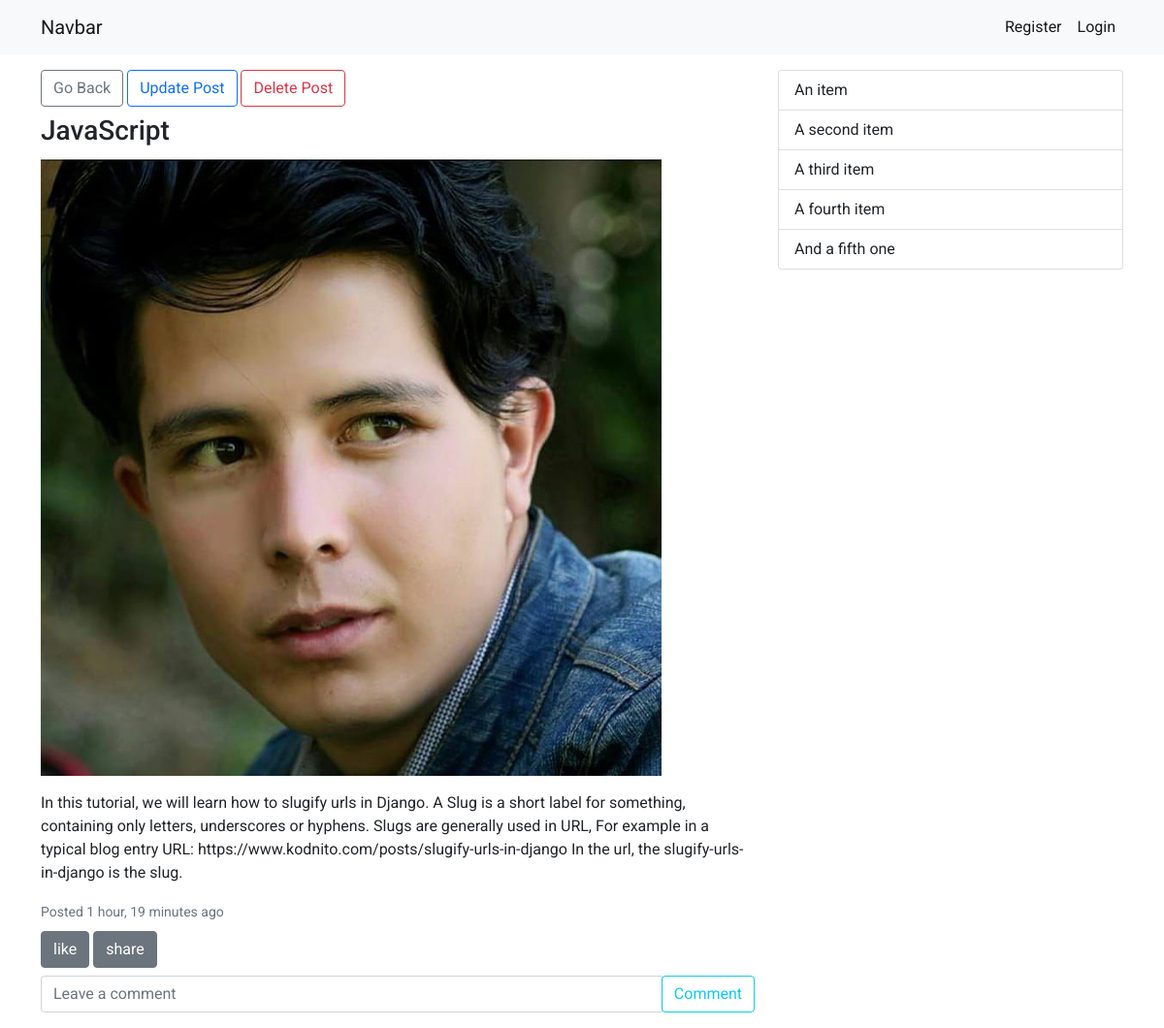
Page /blog/3tja1qudny-javascript/ on the committed database.
### blog/models.py (models this page shows, shortened)
class Blog(models.Model):
    STATUS_CHOICES = (
        ('draft', 'Draft'),
        ('published', 'Published'),
    )
    title = models.CharField(max_length=250)
    slug = models.SlugField(max_length=250,
                            unique_for_date='publish')
    author = models.ForeignKey(User,
                               related_name='blog_posts',  on_delete=models.CASCADE)
    body = models.TextField()
    publish = models.DateTimeField(default=timezone.now)
    created = models.DateTimeField(auto_now_add=True)
    updated = models.DateTimeField(auto_now=True)
    image = models.ImageField(upload_to='blog/images/', null=True, blank=True)
    status = models.CharField(max_length=10,
                              choices=STATUS_CHOICES,
                              default='draft')
    class Meta:
        ordering = ('-publish',)

### blog/views.py (the view)
# urls.py: path("blog/<slug:slug>/", views.PostDetailView.as_view(), name="post-detail"),
class PostDetailView(generic.DetailView):
    model = Blog
    template_name = "blog/post_detail.html"

### blog/templates/blog/post_detail.html (shortened to what this page needs)
{% extends 'base.html' %}
{% block content %}
    <div>
        <a href="/" class="btn btn-outline-secondary mb-2">Go Back</a>
        <a href="{% url 'post-update' object.slug %}" class="btn btn-outline-primary mb-2">Update Post</a>
        <a href="{% url 'post-delete' object.slug %}" class="btn btn-outline-danger mb-2">Delete Post</a>
        <h3>
            {{ object.title }}
        </h3>
        {% if object.image %}
        <img src="{{ object.image.url }}" alt="image" class="img-fluid">
        {% endif %}
        <p class="my-3">{{ object.body }}</p>
        <small class="text-muted">
            Posted {{ object.created|timesince }} ago
        </small>
        <div class="row mt-2">
            <div class="col-4">
                <button class="btn btn-secondary">like</button>
                <button class="btn btn-secondary">share</button>
            </div>
        </div>
        <form action="" method="POST">
            <div class="input-group mb-3">
                <input type="text" class="form-control mt-2" placeholder="Leave a comment" aria-label="Recipient's username"
                    aria-describedby="basic-addon2">
                <div class="input-group-append mt-2">
                    <button class="btn btn-outline-info" type="button">Comment</button>
                </div>
            </div>
        </form>
    </div>
{% endblock content %}

### templates/base.html (shortened to what this page needs)
{% load static %}
<!DOCTYPE html>
<html lang="en">
<head>
    <link href="https://cdn.jsdelivr.net/npm/bootstrap@5.1.1/dist/css/bootstrap.min.css" rel="stylesheet"
>
    <link rel="stylesheet" href="{% static 'css/main.css' %}">
</head>
<body>
    <nav class="navbar navbar-expand-sm navbar-light bg-light">
        <div class="container">
            <a class="navbar-brand" href="#">Navbar</a>
            <div class="collapse navbar-collapse" id="navbarSupportedContent">
                <ul class="navbar-nav ml-auto mb-2 mb-lg-0">
                    {% if user.is_authenticated %}
                        <li class="nav-item">
                            <a class="nav-link active" aria-current="page" href="#">Profile</a>
                        </li>
                        <li class="nav-item">
                            <a class="nav-link active" aria-current="page" href="#">Logout</a>
                        </li>
                    {% else %}
                        <li class="nav-item">
                            <a class="nav-link active" aria-current="page" href="{% url 'register' %}">Register</a>
                        </li>
                        <li class="nav-item">
                            <a class="nav-link active" aria-current="page" href="#">Login</a>
                        </li>
                    {% endif %}
                </ul>
            </div>
        </div>
    </nav>
    <div class="container">
        <div class="row mt-3">
            <div class="col-lg-8">
                {% block content %}
                {% endblock content %}
            </div>
            <div class="col-lg-4">
                <ul class="list-group">
                    <li class="list-group-item">An item</li>
                    <li class="list-group-item">A second item</li>
                    <li class="list-group-item">A third item</li>
                    <li class="list-group-item">A fourth item</li>
                    <li class="list-group-item">And a fifth one</li>
                </ul>
            </div>
        </div>
    </div>
</body>
</html>

### static/css/main.css (style rules this page uses)
body { font-family: "Roboto", sans-serif; }

### rows in the picture
Blog: title "JavaScript", image (picture), body "In this tutorial, we will learn how to slugify urls in Django. A Slug is a short label for something, containing only letters, underscores or hyphens. Slugs are generally used in URL, For example in a typical blog entry URL: https://www.kodnito.com/posts/slugify-urls-in-django In the url, the slugify-urls-in-django is the slug.", created "1 hour, 19 minutes"
